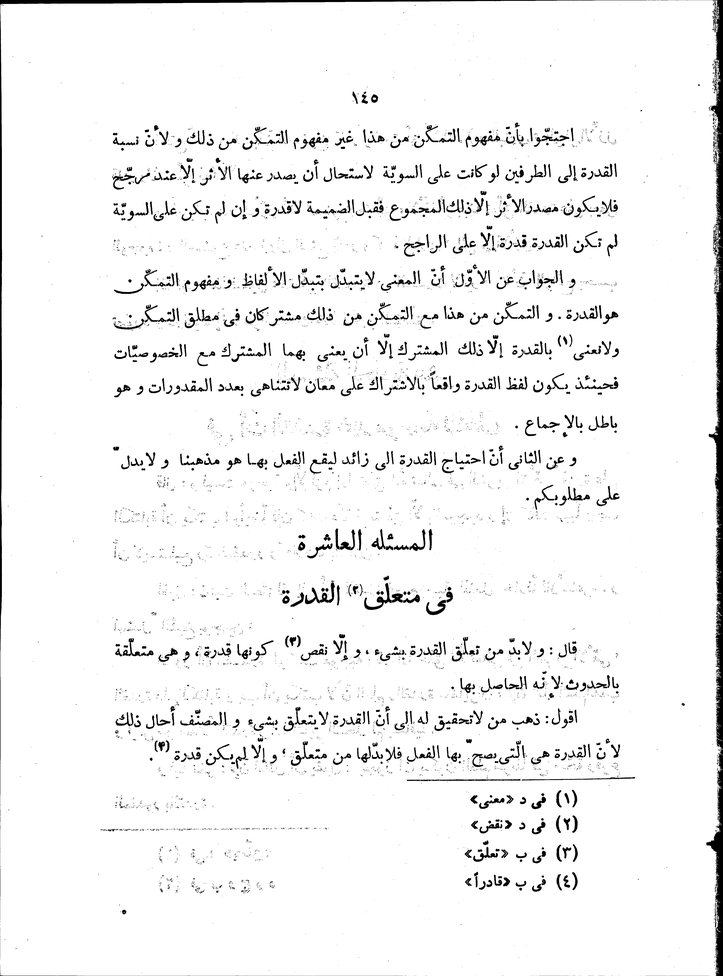
#> input picture Methods/Enhacement_x_y_projection_hOCR/image1.bmp, 723 x 976 px, shrunk from 4217 x 5697 before the run; its folder holds only this picture in this run
$ python Denoising_x_y_projection_hOCR.py
#> lines starting #> are read from the running program, lines starting #| are printed output that depends on the picture; after the words box and inside, x2 and y2 are one past the last pixel; in counts of white or black regions, pixels touching at a corner belong together

# zeinab Taghavi
#
# time: between 13.7 and 22.3
#
# 1 - erod and dilate for removing small noises
# 2 - correct rotation to more accurately find lines
# 3 - find the high compression vertical area
# 4 - in vertical high compression areas, make all horizontal high compression areas
# 5 - have a light dilate in white background to remove small noises
# 6 - using hOCR for denoised image


import cv2
import numpy as np
from lxml import etree
import cv2
import pytesseract


def find_line_by_semi_histogram(img_file):


#> in find_line_by_semi_histogram, img is the input picture: shape (976, 723, 3); min 0, max 255, mean 242.9
    def correct_rotation(img):
        edges = cv2.Canny(img, 50, 150, apertureSize=3)
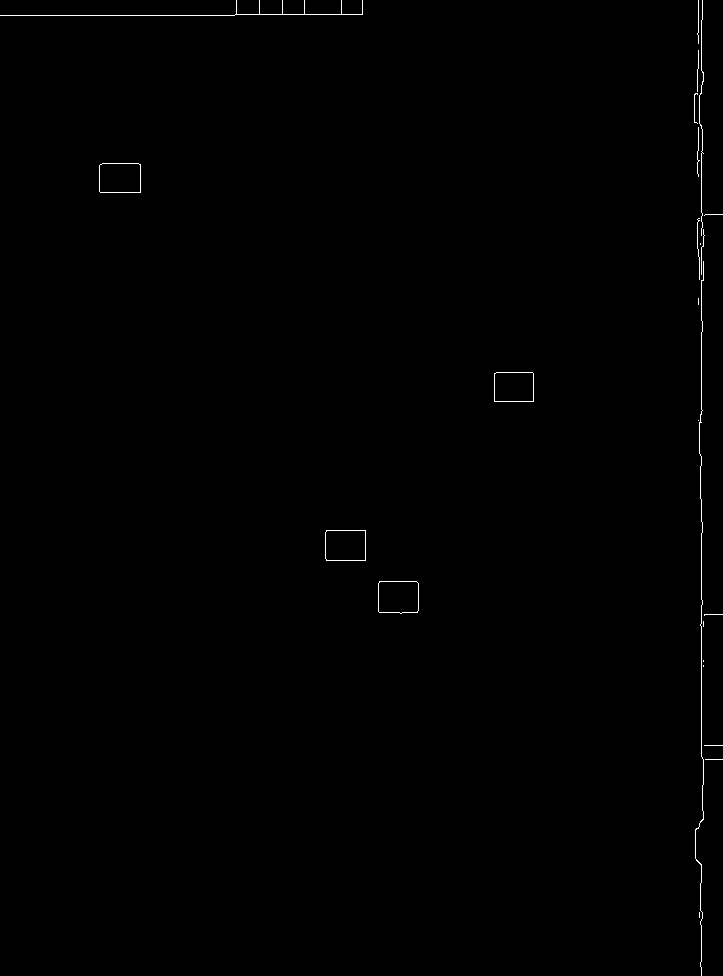
#> edges: shape (976, 723); 0.33% white in thin lines or dots
        lines = cv2.HoughLines(edges, 1, np.pi / 180, 200)
#> lines = [[701, 0], [15, 1.57]]
        num = 0
        sum = 0

        ## if there is no line, or OCR could not find
        try:
            for i in lines:
                for rho, theta in i:
                    if np.degrees(theta) > 45 and np.degrees(theta) < 135:
                        sum += np.degrees(theta)
                        num += 1
#> this loop made 2 passes
#> after the loop, num = 1; sum = 90

            rows, cols = img.shape[0], img.shape[1]
#> rows = 976; cols = 723
            if num != 0:
                M = cv2.getRotationMatrix2D((cols / 2, rows / 2), (sum / num) - 90, 1)
#> M = [[1, 0, 0], [0, 1, 0]]
                img = cv2.warpAffine(img, M, (cols, rows))
                theta_radian = np.radians((sum / num) - 90)
#> theta_radian = 0
                y = int(np.sin(theta_radian) / np.cos(theta_radian) * img.shape[0])
#> y = 0
                img[0:abs(y), :] = 255
                img[img.shape[0] - abs(y):, :] = 255
                x = int(np.sin(theta_radian) / np.cos(theta_radian) * img.shape[1])
#> x = 0
                img[:, 0:abs(y)] = 255
                img[:, img.shape[1] - abs(y):] = 255
        except:
            pass
        y_border_size = int(img.shape[0] * (.05))
#> y_border_size = 48
        x_border_size = int(img.shape[1] * (.05))
#> x_border_size = 36
        img[0:y_border_size, :] = 255
        img[img.shape[0] - y_border_size: img.shape[0], :] = 255
        img[:, 0:x_border_size] = 255
        img[:, img.shape[1] - x_border_size:img.shape[1]] = 255
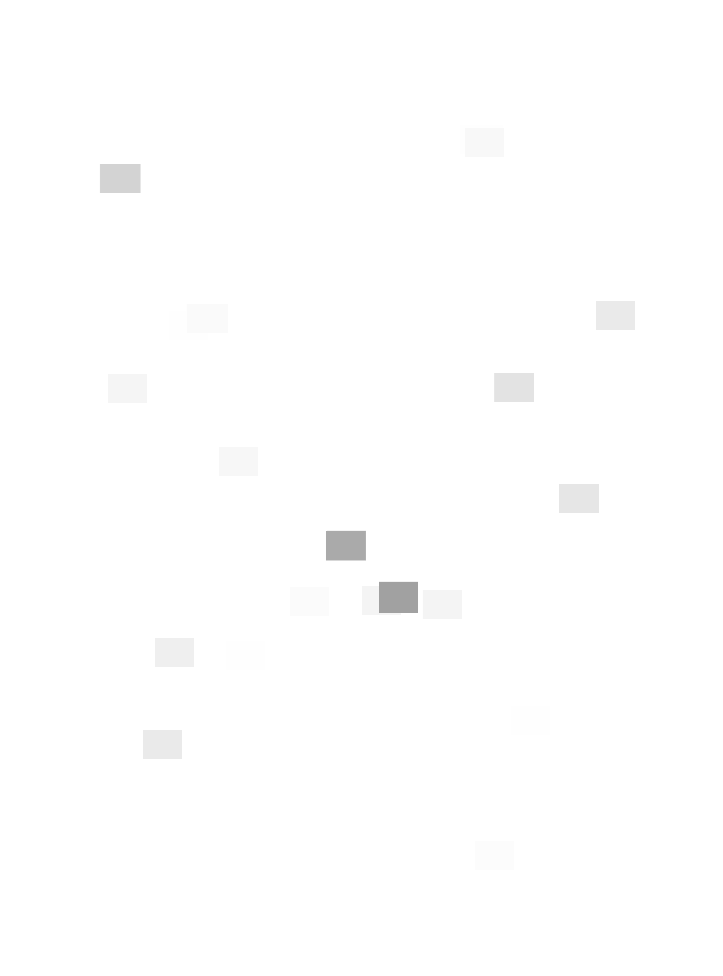
#> img: shape (976, 723); min 161, max 255, mean 254.4
        h, w = img.shape[:2]
#> h = 976; w = 723
        mask = np.zeros((h + 2, w + 2), np.uint8)
        cv2.floodFill(img, mask, (0, 0), (255, 255, 255))

        return img


    img = cv2.imread(img_file)
    gray = cv2.cvtColor(img, cv2.COLOR_BGR2GRAY)

    # 1 - erod and dilate for removing small noises

    gray_env = cv2.bitwise_not(gray)
    kernel_erod = np.ones((5, 7), np.uint8)
    gray_env_erod = cv2.erode(gray_env, kernel_erod, iterations=1)

    kernel_dilate = np.ones((15, 20), np.uint8)
    img = cv2.dilate(gray_env_erod, kernel_dilate, iterations=2)
    img = cv2.bitwise_not(img)

    # 2 - correct rotation to more accurately find lines

    corrected_rotation =  correct_rotation(img)
    gray_corrected_rotation = corrected_rotation.copy()
    gray_env = cv2.bitwise_not(gray_corrected_rotation)
    cv2.imwrite('Denoising_x_y_projection_hOCR_1_eros_dilated_and_corrected_rotation.jpg' , gray_env)

    # 3 - find the high compression vertical area

    vertical_hist = [sum(gray_env[i,:]) for i in range(corrected_rotation.shape[0])]
#> vertical_hist = 976 values, max 4440 at index 590, min 0 at index 0, mean 468.4
    vertical_temp = gray_corrected_rotation.copy()
    vertical_limit = gray_env.shape[1] * 255 * .01
#> vertical_limit = 1843.7
    for i in range(len(vertical_hist)):
        if vertical_hist[i] > vertical_limit:
            vertical_temp[i,:] = 255
        else:
            vertical_temp[i,:] = 0
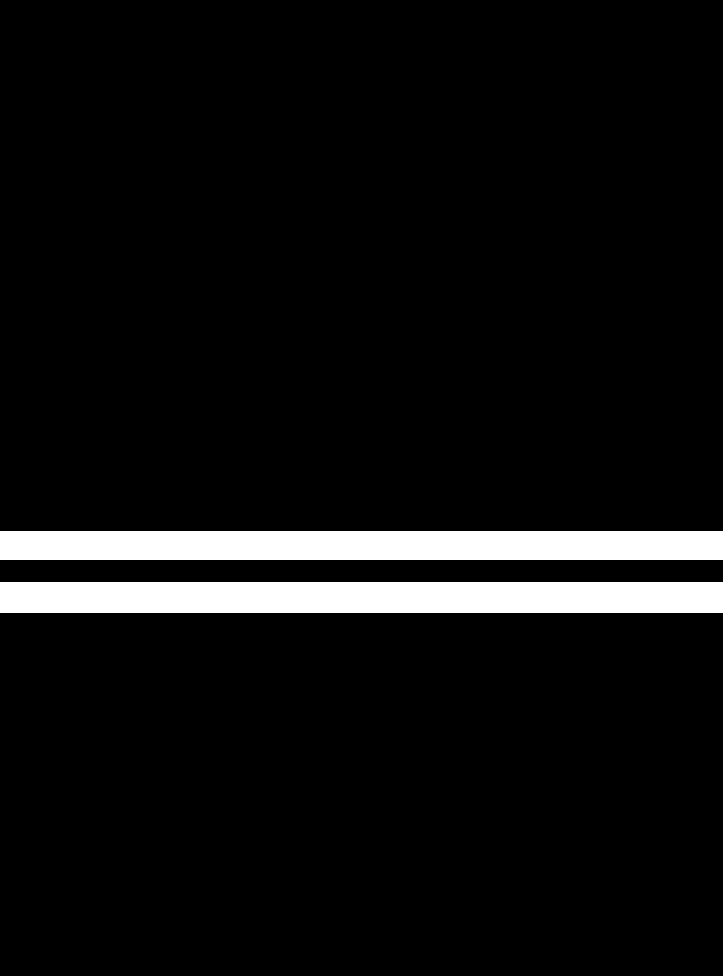
#> vertical_temp: shape (976, 723); 6.1% white; 2 white regions

    cv2.imwrite('Denoising_x_y_projection_hOCR_2_vertical_line_detected.jpg' , vertical_temp)
    contour , _ = cv2.findContours(vertical_temp , cv2.RETR_TREE , cv2.CHAIN_APPROX_SIMPLE)
#> contour = 2 contours; box (x1, y1, x2, y2) and area: (0, 582, 723, 613) 21660, (0, 531, 723, 560) 20216
    cv2.drawContours(corrected_rotation , contour , -1 , 100 , 3)
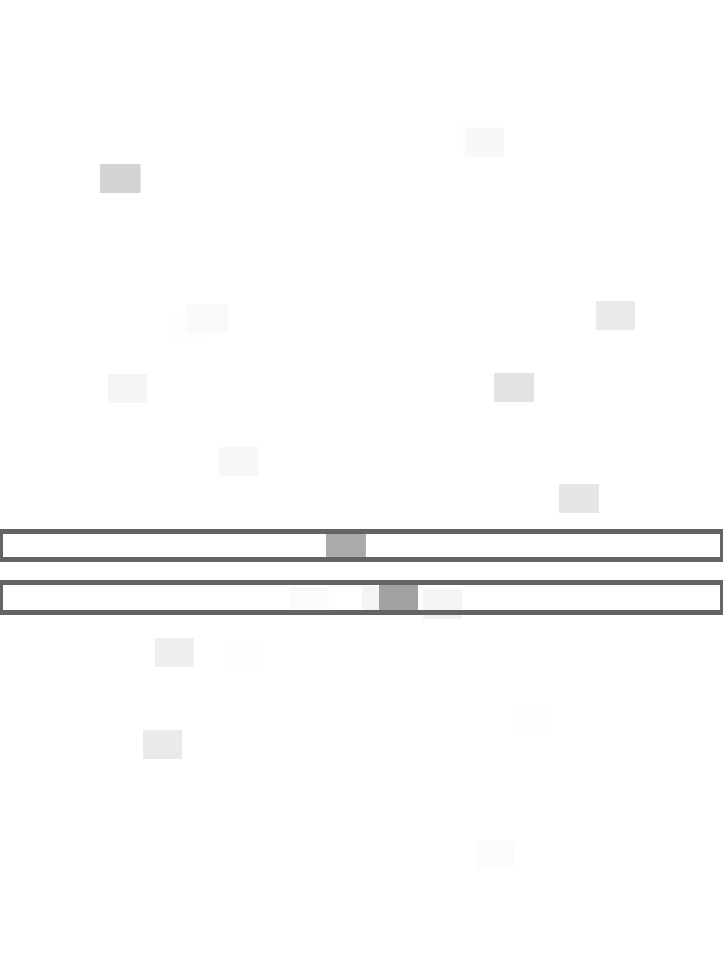
#> corrected_rotation: shape (976, 723); 2.09% of pixels changed, all inside (x1, y1, x2, y2) = (0, 529, 723, 615)

    # 4 - in vertical high compression areas, make all horizontal high compression areas

    vertical_lines_positions = []  # they are vertical high compression areas
    for cnt in contour:
        x , y , w , h = cv2.boundingRect(cnt)
        vertical_lines_positions.append([y,y+h])
#> this loop made 2 passes
#> (cnt, x, y, w, h) on passes 1 to 2: ([[0, 582], [0, 612], [722, 612], [722, 582]], 0, 582, 723, 31), ([[0, 531], [0, 559], [722, 559], [722, 531]], 0, 531, 723, 29)
#> after the loop, vertical_lines_positions = [[582, 613], [531, 560]]
        # corrected_rotation = cv2.rectangle(corrected_rotation , (x,y) , (x+w , y+h) , (0,0,200) ,-1)
    cv2.imwrite('Denoising_x_y_projection_hOCR_3_vertical_line_rected.jpg',corrected_rotation)

    gray_corrected_rotation_env = cv2.bitwise_not(gray_corrected_rotation)
    for y1,y2 in vertical_lines_positions:
        temp_img_env = gray_corrected_rotation_env[y1:y2,:]
        horizontal_limit = (y2-y1) * 255 * .1
        for j in range(temp_img_env.shape[1]):
            if sum(temp_img_env[:,j]) > horizontal_limit:
                temp_img_env[:, j] = 255
            else:
                temp_img_env[:, j] = 0
        temp_img = cv2.bitwise_not(temp_img_env)
        gray_corrected_rotation[y1:y2,:] = temp_img
#> this loop made 2 passes
#> (y1, y2, horizontal_limit) on passes 1 to 2: (582, 613, 790.5), (531, 560, 739.5)
#> pass 1, in find_line_by_semi_histogram, `temp_img_env = gray_corrected_rotation_env[y1:y2,:]`:
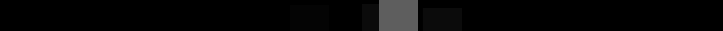
#> temp_img_env: shape (31, 723); min 0, max 94, mean 5.9
#> pass 1, in find_line_by_semi_histogram, `temp_img = cv2.bitwise_not(temp_img_env)`:
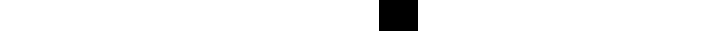
#> temp_img: shape (31, 723); 94.6% white; 1 black region, box (x1, y1, x2, y2) and area: (379, 0, 418, 31) 1209
#> after the loop:
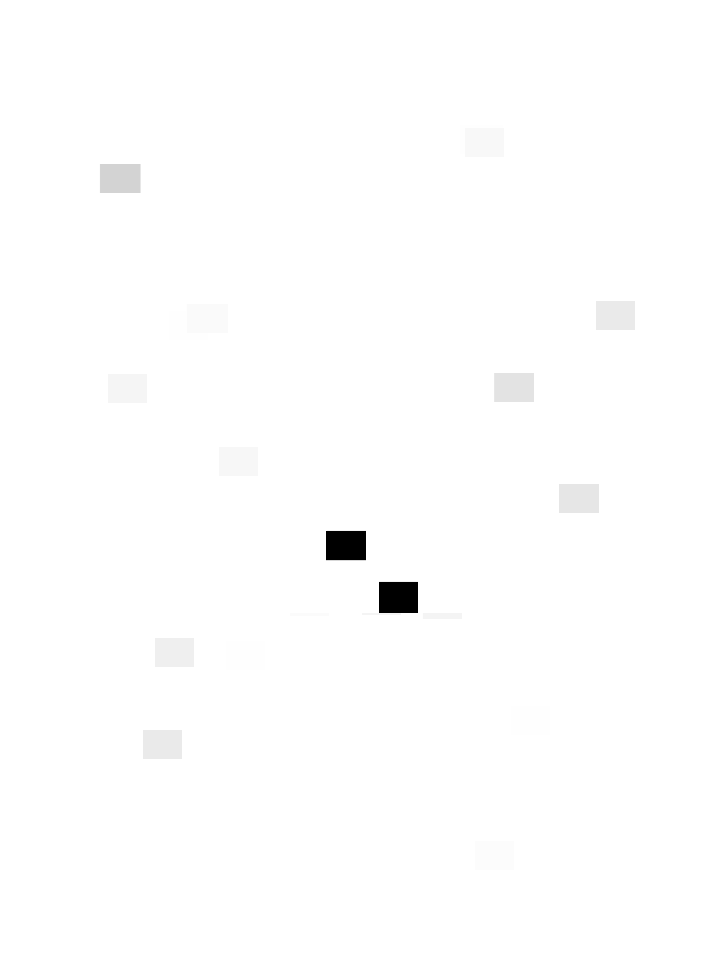
#> gray_corrected_rotation: shape (976, 723); 0.68% of pixels changed, all inside (x1, y1, x2, y2) = (290, 531, 462, 613)
#> after the loop: temp_img_env: shape (29, 723); 5.5% white; 1 white region, box (x1, y1, x2, y2) and area: (326, 0, 366, 29) 1160

    denoised = cv2.bitwise_or(gray_corrected_rotation ,gray )
    cv2.imwrite('Denoising_x_y_projection_hOCR_4_horizontal_line_rected.jpg', denoised)

    # 5 - have a light dilate in white background to remove small noises

    kernel_erod = np.ones((3, 3), np.uint8)
    denoised_dilated = cv2.dilate(denoised, kernel_erod, iterations=1)
    cv2.imwrite('Denoising_x_y_projection_hOCR_5_denoised.jpg', denoised_dilated)

    # 6 - using hOCR for denoised image
    try:
        f = pytesseract.pytesseract.image_to_pdf_or_hocr(denoised_dilated , lang='fas+ara' , extension='hocr')
    except:
        print('hOCR file was not found')

    tree = etree.fromstring(f)
    lines = tree.xpath("//*[@class='ocr_line']")

    for line in lines:
        titles = line.attrib['title'].split()
        x1, y1, x2, y2 = int(titles[1]), int(titles[2]), int(titles[3]), int(titles[4].split(';')[0])
        final = cv2.rectangle(denoised_dilated, (x1, y1), (x2, y2), (0), 3)

    cv2.imwrite(img_file+'Denoising_x_y_projection_hOCR_6_rect_lines_by_histogram.jpg', final)


if __name__ == '__main__':
    n1 = 1
    n2 = 2
    for i in range(n1,n2):
        e1 = cv2.getTickCount()
        img_file = 'image'+str(i)+'.bmp'
        find_line_by_semi_histogram(img_file)
#> (the call stopped at in find_line_by_semi_histogram, `f = pytesseract.pytesseract.image_to_pdf_or_hocr(denoised_dilated , la..`: pytesseract is not available in this run)
        e2 = cv2.getTickCount()
        print(str(i)+' the time is: '+str((e2-e1)/cv2.getTickFrequency()))
